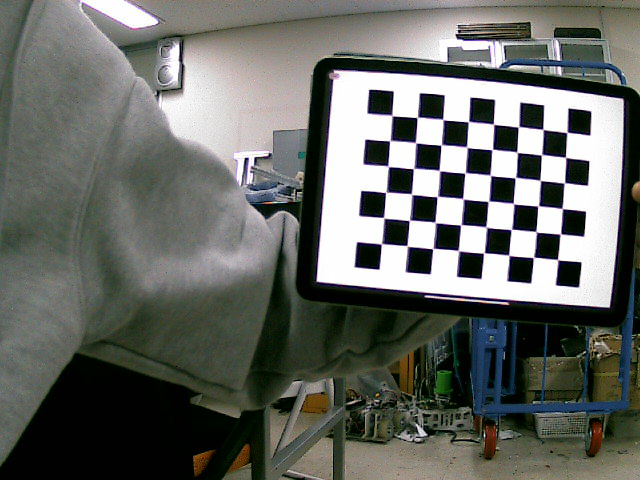
#> input picture images/stereoLeft/imageL1.png, 640 x 480 px, given in place of chessboard-R0.png, which was not available
$ python stereo_vision.py   (older library calls are emulated)
#> lines starting #> are read from the running program, lines starting #| are printed output that depends on the picture; pictures that were not available may be replaced by others from this repository, and a replacement may not be noted
#      ▄▀▄     ▄▀▄
#     ▄█░░▀▀▀▀▀░░█▄
# ▄▄  █░░░░░░░░░░░█  ▄▄
# █▄▄█ █░░▀░░┬░░▀░░█ █▄▄█

###################################
##### Authors:                #####
##### Stephane Vujasinovic    #####
##### Frederic Uhrweiller     #####
#####                         #####
##### Creation: 2017          #####
###################################


# ***********************
# **** Main Programm ****
# ***********************


# Package importation
import numpy as np
import cv2
from openpyxl import Workbook  # Used for writing data into an Excel file
from sklearn.preprocessing import normalize

# Filtering
kernel = np.ones((3, 3), np.uint8)


def coords_mouse_disp(event, x, y, flags, param):
    if event == cv2.EVENT_LBUTTONDBLCLK:
        # print x,y,disp[y,x],filteredImg[y,x]
        average = 0
        for u in range(-1, 2):
            for v in range(-1, 2):
                average += disp[y + u, x + v]
        average = average / 9
        Distance = -593.97 * average ** (3) + 1506.8 * average ** (2) - 1373.1 * average + 522.06
        Distance = np.around(Distance * 0.01, decimals=2)
        print('Distance: ' + str(Distance) + ' m')


# [12 lines of commented-out code are left out]
wb = Workbook()
ws = wb.active

# *************************************************
# ***** Parameters for Distortion Calibration *****
# *************************************************

# Termination criteria
criteria = (cv2.TERM_CRITERIA_EPS + cv2.TERM_CRITERIA_MAX_ITER, 30, 0.001)
criteria_stereo = (cv2.TERM_CRITERIA_EPS + cv2.TERM_CRITERIA_MAX_ITER, 30, 0.001)

# Prepare object points
objp = np.zeros((6 * 8, 3), np.float32)
objp[:, :2] = np.mgrid[0:6, 0:8].T.reshape(-1, 2)

# Arrays to store object points and image points from all images
objpoints = []  # 3d points in real world space
imgpointsR = []  # 2d points in image plane
imgpointsL = []

# Start calibration from the camera
print('Starting calibration for the 2 cameras... ')
# Call all saved images
for i in range(0,67):  # Put the amount of pictures you have taken for the calibration inbetween range(0,?) wenn starting from the image number 0
    t = str(i)
    ChessImaR = cv2.imread('chessboard-R' + t + '.png', 0)  # Right side
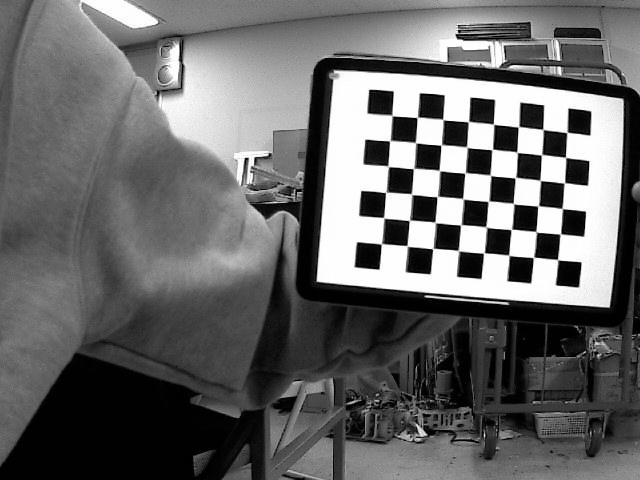
#> ChessImaR: shape (480, 640); min 0, max 255, mean 103.5
    ChessImaL = cv2.imread('chessboard-L' + t + '.png', 0)  # Left side
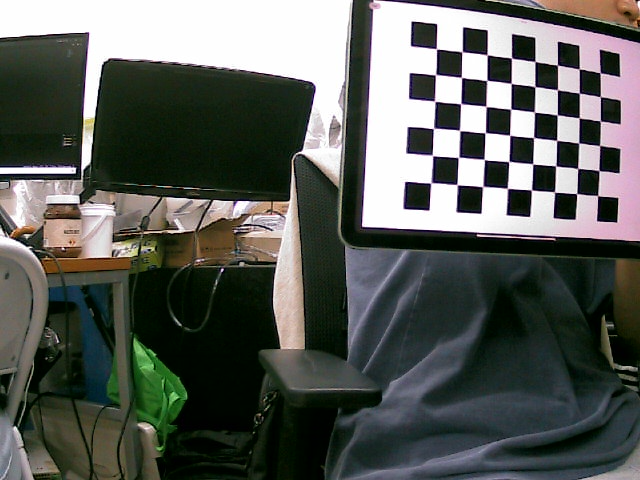
#> input picture images/stereoLeft/imageL10.png, 640 x 480 px, given in place of chessboard-L0.png, which was not available
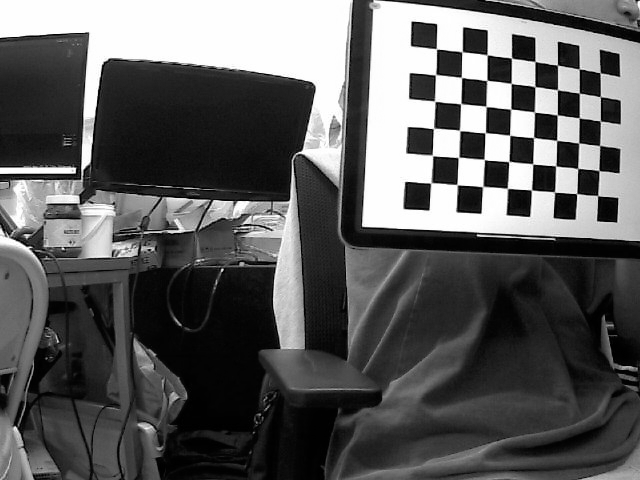
#> ChessImaL: shape (480, 640); min 0, max 255, mean 91.1
    retR, cornersR = cv2.findChessboardCorners(ChessImaR,
                                               (6, 8), None)  # Define the number of chees corners we are looking for
#> retR = True; cornersR = 48 rows, first 8: [381.3, 244.1], [383.5, 217.5], [385.5, 192.6], [388.3, 166.5], [389.5, 141.1], [392.2, 115.7], [406.9, 245.4], [409.1, 220.6]
    retL, cornersL = cv2.findChessboardCorners(ChessImaL,
                                               (6, 8), None)  # Left side
#> retL = True; cornersL = 48 rows, first 8: [429.7, 183.4], [433.5, 156.3], [432.9, 129.5], [435.2, 102.2], [435.6, 74.49], [437, 49.43], [457.1, 184.3], [457.7, 158.4]
#> (the run stopped early here; a loop or call above may not have finished)
